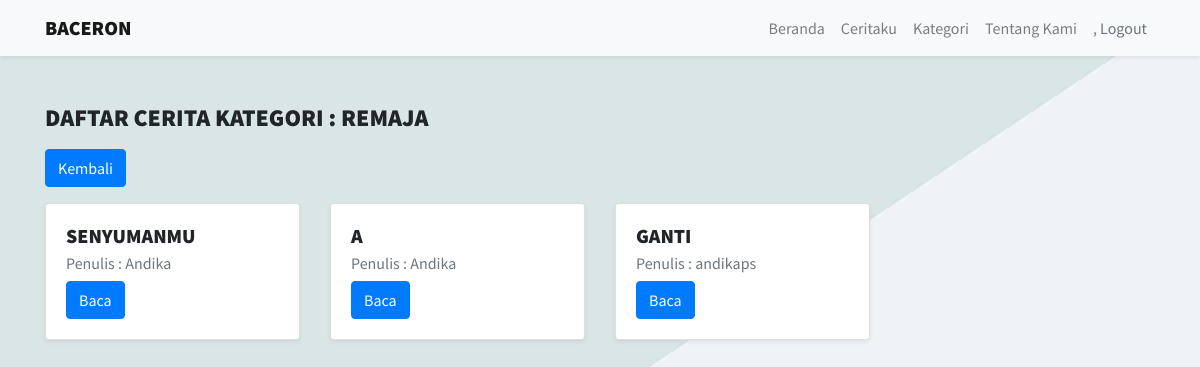
The page /kategori/daftarcerita/1 on the database its author committed.
### tables this page shows
CREATE TABLE `kategori` (
  `id_kategori` int(11) NOT NULL AUTO_INCREMENT,
  `nama_kategori` varchar(100) NOT NULL,
  PRIMARY KEY (`id_kategori`)
);

CREATE TABLE `cerita` (
  `id` int(11) NOT NULL AUTO_INCREMENT,
  `judul` varchar(100) NOT NULL,
  `isi` text NOT NULL,
  `penulis` int(11) DEFAULT NULL,
  `id_kategori` int(11) NOT NULL,
  PRIMARY KEY (`id`),
  KEY `penulis` (`penulis`),
  KEY `id_kategori` (`id_kategori`),
  CONSTRAINT `cerita_ibfk_2` FOREIGN KEY (`penulis`) REFERENCES `user` (`id_user`),
  CONSTRAINT `cerita_ibfk_3` FOREIGN KEY (`id_kategori`) REFERENCES `kategori` (`id_kategori`)
);

CREATE TABLE `user` (
  `id_user` int(11) NOT NULL AUTO_INCREMENT,
  `username` varchar(15) NOT NULL,
  `email` varchar(15) NOT NULL,
  `password` varchar(255) NOT NULL,
  `id_role` int(11) DEFAULT NULL,
  PRIMARY KEY (`id_user`),
  KEY `id_role` (`id_role`),
  CONSTRAINT `user_ibfk_1` FOREIGN KEY (`id_role`) REFERENCES `role` (`id`)
);

### application/controllers/Kategori.php (called while the page is built, shortened)
<?php
class Kategori extends CI_Controller
{
    public function daftarCerita($id)
    {
        $data['judul'] = "Daftar Cerita";
        $data['user'] = $this->User_model->cekData('username', $this->session->userdata('username'));
        $data['cerita'] = $this->db->get_where('cerita', ['id_kategori' => $id])->result_array();
        $data['kategori'] = $this->db->get_where('kategori', ['id_kategori' => $id])->row_array();
        $this->load->view('templates/header', $data);
        $this->load->view('templates/navbar', $data);
        $this->load->view('kategori/daftarCerita', $data);
        $this->load->view('templates/footer');
    }
}

### index.php (called while the page is built, shortened)
<?php
require_once BASEPATH.'core/CodeIgniter.php';

### application/views/kategori/daftarCerita.php (the view)
<div class="container mt-5">
  <div class="row mb-3">
    <div class="col-md-12 col">
      <h4 class="text-bold text-uppercase title mb-3">Daftar Cerita Kategori : <?= $kategori['nama_kategori']; ?></h4>
      <a href="<?= base_url('kategori'); ?>" class="btn btn-primary">Kembali</a>
    </div>
  </div>
  <div class="row">
    <?php foreach ($cerita as $crt) : ?>
      <div class="col-md-3 col-sm-4 col">
        <div class="card shadow-sm">
          <div class="card-body">
            <h5 class="card-title text-bold text-uppercase"><?= $crt['judul']; ?></h5>
            <h6 class="card-subtitle mb-2 text-muted">
              Penulis :
              <?php
              $data = $this->db->get_where('user', ['id_user' => $crt['penulis']])->row_array();
              echo $data['username'];
              ?>
            </h6>
            <a href="<?= base_url('kategori/bacacerita/') . $crt['id']; ?>" class="btn btn-primary">Baca</a>
          </div>
        </div>
      </div>
    <?php endforeach; ?>
  </div>
</div>

### application/views/templates/header.php (shortened to what this page needs)
<!DOCTYPE html>
<html lang="en">
<head>
  <link rel="stylesheet" href="<?= base_url('assets/') ?>css/bootstrap.min.css">
  <link rel="stylesheet" href="<?= base_url('assets/') ?>css/style.css">
  <link rel="stylesheet" href="<?= base_url('assets/') ?>css/froala_editor.pkgd.min.css">
</head>
<body>

### application/views/templates/navbar.php (shortened to what this page needs)
<nav class="navbar navbar-expand-lg navbar-light bg-light shadow-sm">
    <div class="container">
        <a class="navbar-brand text-bold" href="#">BACERON</a>
        <div class="collapse navbar-collapse" id="navbarNavAltMarkup">
            <div class="navbar-nav ml-auto">
                <?php if ($user['id_role'] == 1) : ?>
                    <a href="<?php echo base_url('admin') ?>" class="nav-link">Beranda</a>
                <?php else : ?>
                    <a href="<?php echo base_url('user') ?>" class="nav-link">Beranda</a>
                <?php endif; ?>
                <a class="nav-link" href="<?= base_url('ceritaku'); ?>">Ceritaku</a>
                <a class="nav-link" href="<?= base_url('kategori'); ?>">Kategori</a>
                <a class="nav-link" href="<?php echo base_url('tentangkami') ?>">Tentang Kami</a>
                <div class=" nav-link">
                    <?= $user['username']; ?>,
                    <a class="text-muted" href="<?php echo base_url('auth/logout') ?>">
                        Logout
                    </a>
                </div>
            </div>
        </div>
    </div>
</nav>

### application/views/templates/footer.php (shortened to what this page needs)
</body>
</html>

### assets/css/style.css (style rules this page uses)
* { font-family: 'Source Sans Pro', sans-serif; }
body { background-color: #eff3f5; height: 100vh; background-image: linear-gradient(to top left, #eff3f5 50%, #dae6e5 50%); background-repeat: no-repeat; }
.text-bold { font-weight: 800; }

### rows shown on the page
kategori: nama_kategori "REMAJA"
cerita: judul "SENYUMANMU", penulis.username "Andika"
cerita: judul "A", penulis.username "Andika"
cerita: judul "GANTI", penulis.username "andikaps"
